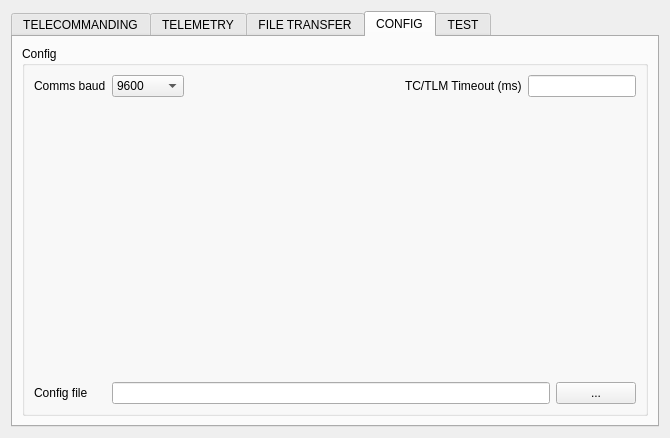
<?xml version="1.0" encoding="UTF-8"?>
<ui version="4.0">
 <class>Form</class>
 <widget class="QWidget" name="Form">
  <property name="geometry">
   <rect>
    <x>0</x>
    <y>0</y>
    <width>670</width>
    <height>438</height>
   </rect>
  </property>
  <property name="windowTitle">
   <string>OSSAT Platform Computer Comms</string>
  </property>
  <layout class="QGridLayout" name="gridLayout">
   <item row="0" column="0">
    <widget class="QTabWidget" name="tabWidget">
     <property name="currentIndex">
      <number>3</number>
     </property>
     <widget class="QWidget" name="tabTelemetry">
      <attribute name="title">
       <string>TELECOMMANDING</string>
      </attribute>
      <layout class="QVBoxLayout" name="verticalLayout">
       <item>
        <widget class="QGroupBox" name="groupBox">
         <property name="minimumSize">
          <size>
           <width>0</width>
           <height>251</height>
          </size>
         </property>
         <property name="maximumSize">
          <size>
           <width>999999</width>
           <height>16777215</height>
          </size>
         </property>
         <property name="title">
          <string>Telemetry</string>
         </property>
         <property name="alignment">
          <set>Qt::AlignLeading|Qt::AlignLeft|Qt::AlignVCenter</set>
         </property>
         <layout class="QGridLayout" name="gridLayout_3" columnstretch="0,0,0" columnminimumwidth="0,0,0">
          <item row="0" column="1">
           <layout class="QFormLayout" name="formLayout_2">
            <item row="0" column="0">
             <widget class="QLabel" name="lblTelecommandData">
              <property name="text">
               <string>Data</string>
              </property>
              <property name="buddy">
               <cstring>inputTelecommandData</cstring>
              </property>
             </widget>
            </item>
            <item row="0" column="1">
             <widget class="QLineEdit" name="inputTelecommandData"/>
            </item>
           </layout>
          </item>
          <item row="8" column="0" colspan="3">
           <layout class="QVBoxLayout" name="verticalLayout_2">
            <item>
             <widget class="QGroupBox" name="groupBox_2">
              <property name="title">
               <string>Time Commands</string>
              </property>
              <layout class="QGridLayout" name="gridLayout_5">
               <item row="0" column="0">
                <widget class="QPushButton" name="pushButtonSendPcTime">
                 <property name="sizePolicy">
                  <sizepolicy hsizetype="Preferred" vsizetype="Fixed">
                   <horstretch>0</horstretch>
                   <verstretch>0</verstretch>
                  </sizepolicy>
                 </property>
                 <property name="text">
                  <string>Send PC Time</string>
                 </property>
                </widget>
               </item>
               <item row="1" column="0">
                <widget class="QPushButton" name="pushButtonSendThisTime">
                 <property name="sizePolicy">
                  <sizepolicy hsizetype="Preferred" vsizetype="Fixed">
                   <horstretch>0</horstretch>
                   <verstretch>0</verstretch>
                  </sizepolicy>
                 </property>
                 <property name="text">
                  <string>Send this Time :</string>
                 </property>
                </widget>
               </item>
               <item row="1" column="1">
                <widget class="QDateEdit" name="dateEditSendThisTime"/>
               </item>
               <item row="1" column="2">
                <widget class="QDateTimeEdit" name="dateTimeEditSendThisTime">
                 <property name="displayFormat">
                  <string>HH:mm:ss.zzz</string>
                 </property>
                </widget>
               </item>
               <item row="1" column="3">
                <widget class="QLabel" name="label_10">
                 <property name="text">
                  <string>ms</string>
                 </property>
                 <property name="buddy">
                  <cstring>dateTimeEditSendThisTime</cstring>
                 </property>
                </widget>
               </item>
               <item row="1" column="4">
                <spacer name="horizontalSpacer_6">
                 <property name="orientation">
                  <enum>Qt::Horizontal</enum>
                 </property>
                 <property name="sizeHint" stdset="0">
                  <size>
                   <width>127</width>
                   <height>20</height>
                  </size>
                 </property>
                </spacer>
               </item>
              </layout>
             </widget>
            </item>
            <item>
             <widget class="QGroupBox" name="groupBox_3">
              <property name="title">
               <string>Last Response</string>
              </property>
              <layout class="QGridLayout" name="gridLayout_4">
               <item row="0" column="0">
                <layout class="QFormLayout" name="formLayout_6">
                 <property name="labelAlignment">
                  <set>Qt::AlignLeading|Qt::AlignLeft|Qt::AlignVCenter</set>
                 </property>
                 <property name="formAlignment">
                  <set>Qt::AlignLeading|Qt::AlignLeft|Qt::AlignTop</set>
                 </property>
                 <property name="horizontalSpacing">
                  <number>15</number>
                 </property>
                 <item row="0" column="0">
                  <widget class="QLabel" name="label_3">
                   <property name="text">
                    <string>TC #</string>
                   </property>
                  </widget>
                 </item>
                 <item row="0" column="1">
                  <widget class="QLabel" name="label_4">
                   <property name="text">
                    <string>N</string>
                   </property>
                  </widget>
                 </item>
                 <item row="1" column="0">
                  <widget class="QLabel" name="label_5">
                   <property name="text">
                    <string>Response</string>
                   </property>
                  </widget>
                 </item>
                 <item row="1" column="1">
                  <widget class="QLabel" name="label_6">
                   <property name="text">
                    <string>N/A</string>
                   </property>
                  </widget>
                 </item>
                </layout>
               </item>
               <item row="0" column="1">
                <layout class="QFormLayout" name="formLayout_4">
                 <property name="formAlignment">
                  <set>Qt::AlignRight|Qt::AlignTop|Qt::AlignTrailing</set>
                 </property>
                 <property name="rightMargin">
                  <number>15</number>
                 </property>
                 <item row="0" column="0">
                  <widget class="QLabel" name="label_7">
                   <property name="text">
                    <string>TIMEOUTS :</string>
                   </property>
                  </widget>
                 </item>
                 <item row="0" column="1">
                  <widget class="QLabel" name="label_8">
                   <property name="text">
                    <string>N/A</string>
                   </property>
                  </widget>
                 </item>
                </layout>
               </item>
              </layout>
             </widget>
            </item>
           </layout>
          </item>
          <item row="0" column="2">
           <widget class="QComboBox" name="comboBoxTelemetry">
            <property name="sizePolicy">
             <sizepolicy hsizetype="Minimum" vsizetype="Fixed">
              <horstretch>0</horstretch>
              <verstretch>0</verstretch>
             </sizepolicy>
            </property>
            <property name="sizeIncrement">
             <size>
              <width>0</width>
              <height>0</height>
             </size>
            </property>
            <property name="currentText">
             <string/>
            </property>
            <property name="currentIndex">
             <number>-1</number>
            </property>
            <item>
             <property name="text">
              <string>String</string>
             </property>
            </item>
            <item>
             <property name="text">
              <string>Integer</string>
             </property>
            </item>
            <item>
             <property name="text">
              <string>Floating Point</string>
             </property>
            </item>
           </widget>
          </item>
          <item row="0" column="0">
           <layout class="QFormLayout" name="formLayout">
            <item row="0" column="0">
             <widget class="QLabel" name="lblTelecommandN">
              <property name="text">
               <string>TC #</string>
              </property>
              <property name="buddy">
               <cstring>inputTelecommandN</cstring>
              </property>
             </widget>
            </item>
            <item row="0" column="1">
             <widget class="QLineEdit" name="inputTelecommandN">
              <property name="sizePolicy">
               <sizepolicy hsizetype="Expanding" vsizetype="Fixed">
                <horstretch>0</horstretch>
                <verstretch>0</verstretch>
               </sizepolicy>
              </property>
             </widget>
            </item>
           </layout>
          </item>
          <item row="2" column="1">
           <widget class="QPushButton" name="pushButtonSendTCReq">
            <property name="sizePolicy">
             <sizepolicy hsizetype="Fixed" vsizetype="Fixed">
              <horstretch>0</horstretch>
              <verstretch>0</verstretch>
             </sizepolicy>
            </property>
            <property name="text">
             <string>Send TC REQ</string>
            </property>
           </widget>
          </item>
          <item row="1" column="0" colspan="2" alignment="Qt::AlignHCenter">
           <widget class="QCheckBox" name="checkBoxTelemetryContinuous">
            <property name="enabled">
             <bool>true</bool>
            </property>
            <property name="text">
             <string>Continuous?</string>
            </property>
            <property name="checkable">
             <bool>true</bool>
            </property>
            <property name="checked">
             <bool>false</bool>
            </property>
           </widget>
          </item>
         </layout>
        </widget>
       </item>
      </layout>
     </widget>
     <widget class="QWidget" name="tabTelecommanding">
      <attribute name="title">
       <string>TELEMETRY</string>
      </attribute>
      <layout class="QVBoxLayout" name="verticalLayout_4">
       <item>
        <widget class="QGroupBox" name="groupBox_4">
         <property name="minimumSize">
          <size>
           <width>0</width>
           <height>251</height>
          </size>
         </property>
         <property name="maximumSize">
          <size>
           <width>999999</width>
           <height>16777215</height>
          </size>
         </property>
         <property name="title">
          <string>Telecommanding</string>
         </property>
         <property name="alignment">
          <set>Qt::AlignLeading|Qt::AlignLeft|Qt::AlignVCenter</set>
         </property>
         <layout class="QVBoxLayout" name="verticalLayout_5">
          <item>
           <layout class="QFormLayout" name="formLayoutTLMCH">
            <item row="0" column="0">
             <widget class="QLabel" name="label_2">
              <property name="text">
               <string>TLM CH #</string>
              </property>
             </widget>
            </item>
            <item row="0" column="1">
             <widget class="QLabel" name="label_9">
              <property name="text">
               <string>N/A</string>
              </property>
             </widget>
            </item>
           </layout>
          </item>
          <item>
           <layout class="QVBoxLayout" name="verticalLayout_3">
            <item>
             <widget class="QGroupBox" name="groupBox_6">
              <property name="title">
               <string>Last Response</string>
              </property>
              <layout class="QGridLayout" name="gridLayout_6">
               <item row="0" column="1">
                <widget class="QLabel" name="label">
                 <property name="text">
                  <string>Channel #</string>
                 </property>
                </widget>
               </item>
               <item row="0" column="0">
                <widget class="QPushButton" name="pushButtonSendTlmReq">
                 <property name="text">
                  <string>Send TLM REQ</string>
                 </property>
                </widget>
               </item>
               <item row="0" column="6">
                <layout class="QFormLayout" name="formLayout_10">
                 <item row="0" column="0">
                  <widget class="QLabel" name="labelTimeOuts">
                   <property name="text">
                    <string>TIMEOUTS:</string>
                   </property>
                  </widget>
                 </item>
                 <item row="0" column="1">
                  <widget class="QLabel" name="label_14">
                   <property name="text">
                    <string>N/A</string>
                   </property>
                  </widget>
                 </item>
                </layout>
               </item>
               <item row="0" column="2">
                <widget class="QLineEdit" name="lineEditChannel">
                 <property name="sizePolicy">
                  <sizepolicy hsizetype="Minimum" vsizetype="Fixed">
                   <horstretch>0</horstretch>
                   <verstretch>0</verstretch>
                  </sizepolicy>
                 </property>
                </widget>
               </item>
               <item row="1" column="0">
                <widget class="QCheckBox" name="checkBoxLastReqContinuous">
                 <property name="text">
                  <string>Continuous?</string>
                 </property>
                </widget>
               </item>
               <item row="0" column="3" colspan="2">
                <spacer name="horizontalSpacer">
                 <property name="orientation">
                  <enum>Qt::Horizontal</enum>
                 </property>
                 <property name="sizeHint" stdset="0">
                  <size>
                   <width>40</width>
                   <height>20</height>
                  </size>
                 </property>
                </spacer>
               </item>
              </layout>
             </widget>
            </item>
           </layout>
          </item>
         </layout>
        </widget>
       </item>
      </layout>
     </widget>
     <widget class="QWidget" name="tabFileTransfer">
      <attribute name="title">
       <string>FILE TRANSFER</string>
      </attribute>
      <layout class="QGridLayout" name="gridLayout_2">
       <item row="0" column="0">
        <widget class="QGroupBox" name="groupBox_7">
         <property name="title">
          <string>To Upload</string>
         </property>
         <layout class="QVBoxLayout" name="verticalLayout_7">
          <item>
           <layout class="QVBoxLayout" name="verticalLayout_6">
            <item>
             <layout class="QFormLayout" name="formLayout_5">
              <property name="fieldGrowthPolicy">
               <enum>QFormLayout::ExpandingFieldsGrow</enum>
              </property>
              <property name="rowWrapPolicy">
               <enum>QFormLayout::DontWrapRows</enum>
              </property>
              <property name="labelAlignment">
               <set>Qt::AlignCenter</set>
              </property>
              <property name="formAlignment">
               <set>Qt::AlignLeading|Qt::AlignLeft|Qt::AlignVCenter</set>
              </property>
              <item row="0" column="0">
               <widget class="QLabel" name="lblTelecommandN_2">
                <property name="text">
                 <string>Upload to:</string>
                </property>
               </widget>
              </item>
              <item row="0" column="1">
               <widget class="QLineEdit" name="inputTelecommandNUploadTo">
                <property name="sizePolicy">
                 <sizepolicy hsizetype="Expanding" vsizetype="Fixed">
                  <horstretch>0</horstretch>
                  <verstretch>0</verstretch>
                 </sizepolicy>
                </property>
               </widget>
              </item>
              <item row="1" column="0">
               <widget class="QLabel" name="lblTelecommandData_2">
                <property name="text">
                 <string>Upload from:</string>
                </property>
               </widget>
              </item>
              <item row="1" column="1">
               <layout class="QHBoxLayout" name="horizontalLayout_24">
                <item>
                 <widget class="QLineEdit" name="inputTelecommandDataUploadFrom"/>
                </item>
                <item>
                 <widget class="QPushButton" name="pushButtonOpenFileUploadFrom">
                  <property name="text">
                   <string>...</string>
                  </property>
                 </widget>
                </item>
               </layout>
              </item>
             </layout>
            </item>
            <item>
             <layout class="QHBoxLayout" name="horizontalLayout">
              <item>
               <widget class="QPushButton" name="pushButton_8">
                <property name="text">
                 <string>Upload Now</string>
                </property>
               </widget>
              </item>
              <item>
               <widget class="QPushButton" name="pushButton_13">
                <property name="text">
                 <string>Abort Upload</string>
                </property>
               </widget>
              </item>
              <item>
               <spacer name="horizontalSpacer_2">
                <property name="orientation">
                 <enum>Qt::Horizontal</enum>
                </property>
                <property name="sizeHint" stdset="0">
                 <size>
                  <width>40</width>
                  <height>20</height>
                 </size>
                </property>
               </spacer>
              </item>
             </layout>
            </item>
            <item>
             <widget class="QProgressBar" name="progressBar">
              <property name="value">
               <number>24</number>
              </property>
             </widget>
            </item>
           </layout>
          </item>
         </layout>
        </widget>
       </item>
       <item row="1" column="0">
        <widget class="QGroupBox" name="groupBox_12">
         <property name="title">
          <string>To Download</string>
         </property>
         <layout class="QVBoxLayout" name="verticalLayout_8">
          <item>
           <layout class="QFormLayout" name="formLayout_8">
            <property name="fieldGrowthPolicy">
             <enum>QFormLayout::ExpandingFieldsGrow</enum>
            </property>
            <property name="rowWrapPolicy">
             <enum>QFormLayout::DontWrapRows</enum>
            </property>
            <property name="labelAlignment">
             <set>Qt::AlignCenter</set>
            </property>
            <property name="formAlignment">
             <set>Qt::AlignLeading|Qt::AlignLeft|Qt::AlignVCenter</set>
            </property>
            <item row="0" column="0">
             <widget class="QLabel" name="lblTelecommandN_3">
              <property name="text">
               <string>Download from:</string>
              </property>
             </widget>
            </item>
            <item row="0" column="1">
             <widget class="QLineEdit" name="inputTelecommandNUploadTo_2">
              <property name="sizePolicy">
               <sizepolicy hsizetype="Expanding" vsizetype="Fixed">
                <horstretch>0</horstretch>
                <verstretch>0</verstretch>
               </sizepolicy>
              </property>
             </widget>
            </item>
            <item row="1" column="0">
             <widget class="QLabel" name="lblTelecommandData_3">
              <property name="text">
               <string>Download to:</string>
              </property>
             </widget>
            </item>
            <item row="1" column="1">
             <layout class="QHBoxLayout" name="horizontalLayout_26">
              <item>
               <widget class="QLineEdit" name="inputTelecommandDataUploadFrom_2"/>
              </item>
              <item>
               <widget class="QPushButton" name="pushButtonOpenFileDownloadTo">
                <property name="text">
                 <string>...</string>
                </property>
               </widget>
              </item>
             </layout>
            </item>
           </layout>
          </item>
          <item>
           <layout class="QHBoxLayout" name="horizontalLayout_3">
            <item>
             <widget class="QPushButton" name="pushButton_15">
              <property name="text">
               <string>Request Download</string>
              </property>
             </widget>
            </item>
            <item>
             <spacer name="horizontalSpacer_3">
              <property name="orientation">
               <enum>Qt::Horizontal</enum>
              </property>
              <property name="sizeHint" stdset="0">
               <size>
                <width>40</width>
                <height>20</height>
               </size>
              </property>
             </spacer>
            </item>
           </layout>
          </item>
          <item>
           <widget class="QProgressBar" name="progressBar_2">
            <property name="value">
             <number>24</number>
            </property>
           </widget>
          </item>
         </layout>
        </widget>
       </item>
      </layout>
     </widget>
     <widget class="QWidget" name="tabConfig">
      <attribute name="title">
       <string>CONFIG</string>
      </attribute>
      <layout class="QGridLayout" name="gridLayout_9">
       <item row="0" column="1">
        <widget class="QGroupBox" name="groupBox_9">
         <property name="title">
          <string>Config</string>
         </property>
         <layout class="QGridLayout" name="gridLayout_10">
          <item row="0" column="0">
           <layout class="QFormLayout" name="formLayout_3">
            <property name="fieldGrowthPolicy">
             <enum>QFormLayout::ExpandingFieldsGrow</enum>
            </property>
            <item row="0" column="0">
             <widget class="QLabel" name="label_23">
              <property name="text">
               <string>Comms baud</string>
              </property>
             </widget>
            </item>
            <item row="0" column="1">
             <layout class="QHBoxLayout" name="horizontalLayout_8">
              <item>
               <widget class="QComboBox" name="comboBox">
                <item>
                 <property name="text">
                  <string>9600</string>
                 </property>
                </item>
                <item>
                 <property name="text">
                  <string>19200</string>
                 </property>
                </item>
                <item>
                 <property name="text">
                  <string>38400</string>
                 </property>
                </item>
                <item>
                 <property name="text">
                  <string>57600</string>
                 </property>
                </item>
                <item>
                 <property name="text">
                  <string>115200</string>
                 </property>
                </item>
                <item>
                 <property name="text">
                  <string>230400</string>
                 </property>
                </item>
                <item>
                 <property name="text">
                  <string>460800</string>
                 </property>
                </item>
                <item>
                 <property name="text">
                  <string>921600</string>
                 </property>
                </item>
               </widget>
              </item>
              <item>
               <spacer name="horizontalSpacer_4">
                <property name="orientation">
                 <enum>Qt::Horizontal</enum>
                </property>
                <property name="sizeHint" stdset="0">
                 <size>
                  <width>40</width>
                  <height>20</height>
                 </size>
                </property>
               </spacer>
              </item>
              <item>
               <widget class="QLabel" name="label_25">
                <property name="text">
                 <string>TC/TLM Timeout (ms)</string>
                </property>
               </widget>
              </item>
              <item>
               <widget class="QLineEdit" name="lineEdit_8">
                <property name="sizePolicy">
                 <sizepolicy hsizetype="Preferred" vsizetype="Fixed">
                  <horstretch>0</horstretch>
                  <verstretch>0</verstretch>
                 </sizepolicy>
                </property>
               </widget>
              </item>
             </layout>
            </item>
            <item row="2" column="0">
             <widget class="QLabel" name="label_24">
              <property name="text">
               <string>Config file</string>
              </property>
             </widget>
            </item>
            <item row="2" column="1">
             <layout class="QHBoxLayout" name="horizontalLayout_9" stretch="1,0">
              <item>
               <widget class="QLineEdit" name="lineEdit_7"/>
              </item>
              <item>
               <widget class="QPushButton" name="pushButton_2">
                <property name="text">
                 <string>...</string>
                </property>
               </widget>
              </item>
             </layout>
            </item>
            <item row="1" column="0" colspan="2">
             <spacer name="verticalSpacer">
              <property name="orientation">
               <enum>Qt::Vertical</enum>
              </property>
              <property name="sizeHint" stdset="0">
               <size>
                <width>20</width>
                <height>40</height>
               </size>
              </property>
             </spacer>
            </item>
           </layout>
          </item>
         </layout>
        </widget>
       </item>
      </layout>
     </widget>
     <widget class="QWidget" name="tabTest">
      <property name="minimumSize">
       <size>
        <width>640</width>
        <height>0</height>
       </size>
      </property>
      <attribute name="title">
       <string>TEST</string>
      </attribute>
      <layout class="QGridLayout" name="gridLayout_8">
       <item row="0" column="0">
        <widget class="QGroupBox" name="groupBox_11">
         <property name="title">
          <string>Test</string>
         </property>
         <layout class="QGridLayout" name="gridLayout_11">
          <item row="0" column="0">
           <layout class="QFormLayout" name="formLayout_7">
            <property name="fieldGrowthPolicy">
             <enum>QFormLayout::ExpandingFieldsGrow</enum>
            </property>
            <item row="0" column="0">
             <widget class="QLabel" name="newFrameDelimiterLabel">
              <property name="text">
               <string>New Frame Delimiter</string>
              </property>
             </widget>
            </item>
            <item row="0" column="1">
             <widget class="QLineEdit" name="newFrameDelimiterLineEdit">
              <property name="minimumSize">
               <size>
                <width>40</width>
                <height>0</height>
               </size>
              </property>
              <property name="maximumSize">
               <size>
                <width>40</width>
                <height>16777215</height>
               </size>
              </property>
             </widget>
            </item>
            <item row="1" column="0">
             <widget class="QLabel" name="reservedBytesLabel">
              <property name="text">
               <string>RESERVED Bytes</string>
              </property>
             </widget>
            </item>
            <item row="1" column="1">
             <layout class="QHBoxLayout" name="horizontalLayout_22">
              <item>
               <widget class="QLineEdit" name="newFrameDelimiterLineEdit_3">
                <property name="minimumSize">
                 <size>
                  <width>40</width>
                  <height>0</height>
                 </size>
                </property>
                <property name="maximumSize">
                 <size>
                  <width>40</width>
                  <height>16777215</height>
                 </size>
                </property>
               </widget>
              </item>
              <item>
               <widget class="QLineEdit" name="newFrameDelimiterLineEdit_2">
                <property name="minimumSize">
                 <size>
                  <width>40</width>
                  <height>0</height>
                 </size>
                </property>
                <property name="maximumSize">
                 <size>
                  <width>40</width>
                  <height>16777215</height>
                 </size>
                </property>
               </widget>
              </item>
              <item>
               <widget class="QLineEdit" name="newFrameDelimiterLineEdit_4">
                <property name="minimumSize">
                 <size>
                  <width>40</width>
                  <height>0</height>
                 </size>
                </property>
                <property name="maximumSize">
                 <size>
                  <width>40</width>
                  <height>16777215</height>
                 </size>
                </property>
               </widget>
              </item>
              <item>
               <spacer name="horizontalSpacer_16">
                <property name="orientation">
                 <enum>Qt::Horizontal</enum>
                </property>
                <property name="sizeHint" stdset="0">
                 <size>
                  <width>40</width>
                  <height>20</height>
                 </size>
                </property>
               </spacer>
              </item>
             </layout>
            </item>
            <item row="2" column="0">
             <widget class="QLabel" name="dataTypeLabel">
              <property name="text">
               <string>Data Type</string>
              </property>
             </widget>
            </item>
            <item row="2" column="1">
             <widget class="QLineEdit" name="newFrameDelimiterLineEdit_5">
              <property name="minimumSize">
               <size>
                <width>40</width>
                <height>0</height>
               </size>
              </property>
              <property name="maximumSize">
               <size>
                <width>40</width>
                <height>16777215</height>
               </size>
              </property>
             </widget>
            </item>
            <item row="3" column="0">
             <widget class="QLabel" name="dataLengthLabel">
              <property name="text">
               <string>Data Length</string>
              </property>
             </widget>
            </item>
            <item row="3" column="1">
             <layout class="QHBoxLayout" name="horizontalLayout_23">
              <item>
               <widget class="QLineEdit" name="newFrameDelimiterLineEdit_6">
                <property name="minimumSize">
                 <size>
                  <width>40</width>
                  <height>0</height>
                 </size>
                </property>
                <property name="maximumSize">
                 <size>
                  <width>40</width>
                  <height>16777215</height>
                 </size>
                </property>
               </widget>
              </item>
              <item>
               <spacer name="horizontalSpacer_15">
                <property name="orientation">
                 <enum>Qt::Horizontal</enum>
                </property>
                <property name="sizeHint" stdset="0">
                 <size>
                  <width>40</width>
                  <height>20</height>
                 </size>
                </property>
               </spacer>
              </item>
              <item>
               <widget class="QPushButton" name="pushButton_11">
                <property name="text">
                 <string>Transmit</string>
                </property>
               </widget>
              </item>
             </layout>
            </item>
            <item row="4" column="0">
             <widget class="QLabel" name="dataFieldLabel">
              <property name="text">
               <string>Data Field</string>
              </property>
             </widget>
            </item>
            <item row="4" column="1">
             <widget class="QPlainTextEdit" name="plainTextEdit_3"/>
            </item>
            <item row="5" column="0">
             <widget class="QLabel" name="responseLabel">
              <property name="text">
               <string>Response</string>
              </property>
             </widget>
            </item>
            <item row="5" column="1">
             <widget class="QPlainTextEdit" name="plainTextEdit_4"/>
            </item>
           </layout>
          </item>
         </layout>
        </widget>
       </item>
      </layout>
     </widget>
    </widget>
   </item>
  </layout>
 </widget>
 <resources/>
 <connections/>
</ui>
